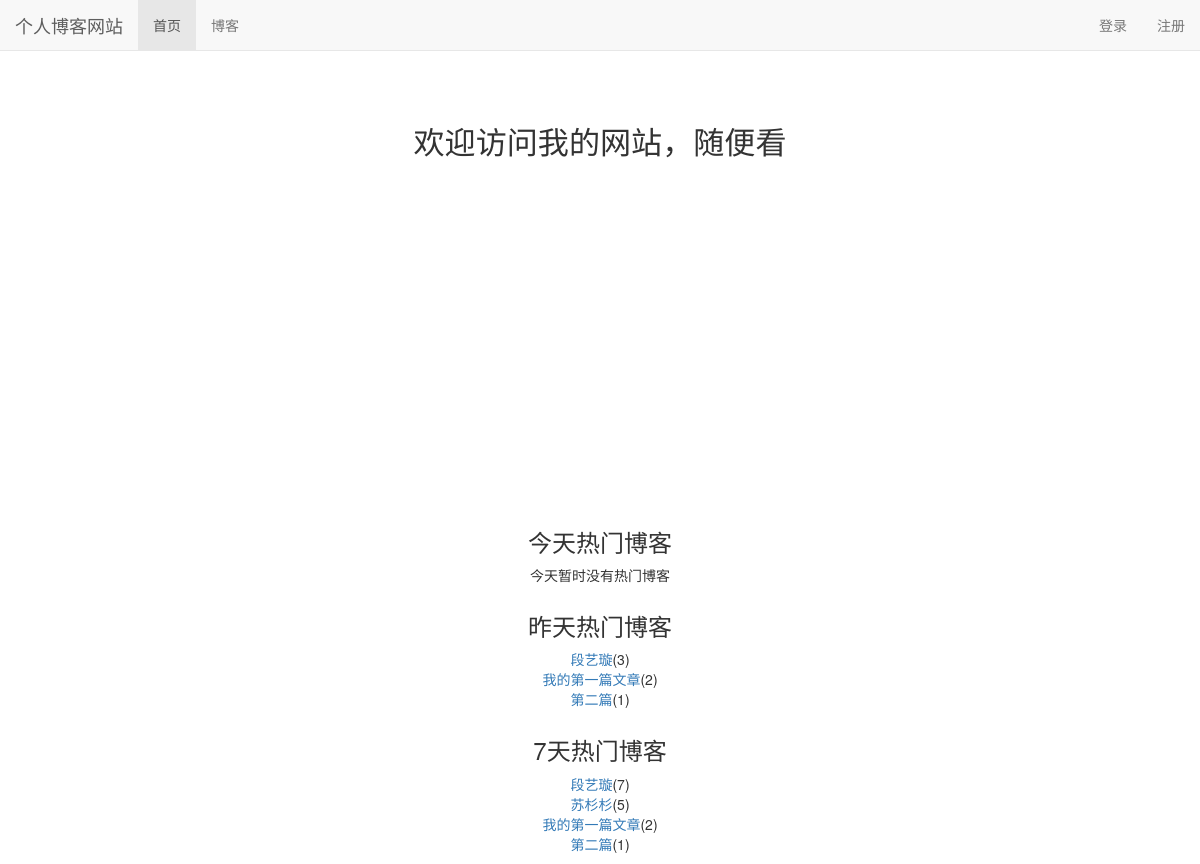
The page / on the database its author committed.
### blog/models.py (models this page shows, shortened)
class ReadDetail(models.Model):
    date = models.DateField(default=timezone.now)
    read_detail_num = models.IntegerField(default=0)
    blog = models.ForeignKey(Blog, on_delete=models.DO_NOTHING, related_name="read_detail_num")

class Blog(models.Model):
    title = models.CharField(max_length=50)
    blog_type = models.ForeignKey(BlogType, on_delete=models.DO_NOTHING)
    content = RichTextUploadingField()
    author = models.ForeignKey(User, on_delete=models.DO_NOTHING)
    created_time = models.DateTimeField(auto_now_add=True)
    last_updated_time = models.DateTimeField(auto_now=True)
    class Meta:
        ordering = ['-created_time']

### bili_tutorial/views.py (the view)
# urls.py: 2. Add a URL to urlpatterns:  path('', views.home, name='home')
def home(request):
    hot_blogs_for_7_days = cache.get("hot_blogs_for_7_days")
    if hot_blogs_for_7_days is None:
        hot_blogs_for_7_days = get_7_days_hot_data()
        cache.set("hot_blogs_for_7_days", hot_blogs_for_7_days, 3600)
    dates, read_nums = get_seven_days_read_data()
    context = {}
    context["dates"] = dates
    context['read_nums'] = read_nums
    context["today_hot_data"] = get_today_hot_data()
    context["yesterday_hot_data"] = get_yesterday_hot_data()
    context["hot_blogs_for_7_days"] = hot_blogs_for_7_days
    return render(request, 'home.html', context)

### bili_tutorial/views.py (called while the page is built)
def get_seven_days_read_data():
    today = timezone.now().date()
    read_nums = []
    dates = []
    for i in range(7, 0, -1):
        date = today - datetime.timedelta(days=i)
        dates.append(date.strftime("%m/%d"))
        read_details = ReadDetail.objects.filter(date=date)
        result = read_details.aggregate(read_num_sum=Sum('read_detail_num'))
        read_nums.append(result['read_num_sum'] or 0)
    return dates, read_nums

def get_today_hot_data():
    today = timezone.now().date()
    read_details = ReadDetail.objects.filter(date=today).order_by('-read_detail_num')
    return read_details[:7]

def get_yesterday_hot_data():
    today = timezone.now().date()
    yesterday = today - datetime.timedelta(days=1)
    read_details = ReadDetail.objects.filter(date=yesterday).order_by('-read_detail_num')
    return read_details[:7]

def get_7_days_hot_data():
    today = timezone.now().date()
    date = today - datetime.timedelta(days=7)
    read_details = Blog.objects\
                       .filter(read_detail_num__date__lt=today, read_detail_num__date__gte=date) \
                       .annotate(read_num_sum=Sum('read_detail_num__read_detail_num')) \
                       .order_by('-read_num_sum')
    return read_details[:7]

### templates/home.html (shortened to what this page needs)
{% extends 'base.html' %}
{% load staticfiles %}
{% block header_extends %}
    <link rel="stylesheet" href="{% static 'home.css' %}">
{% endblock %}
{% block nav_home_active %}active{% endblock %}
{% block content %}
    <h3 class="home-content">欢迎访问我的网站，随便看</h3>
    <div id="container"></div>
    <div class="hot-data">
        <h3>今天热门博客</h3>
        <ul>
            {% for hot_data in today_hot_data %}
                <li><a href="{% url 'blog_detail' hot_data.blog.pk %}">{{ hot_data.blog.title }}</a>({{ hot_data.read_detail_num }})</li>
            {% empty %}
                <li>今天暂时没有热门博客</li>
            {% endfor %}
        </ul>
    </div>
    <div class="hot-data">
        <h3>昨天热门博客</h3>
        <ul>
            {% for hot_data in yesterday_hot_data %}
                <li><a href="{% url 'blog_detail' hot_data.blog.pk %}">{{ hot_data.blog.title }}</a>({{ hot_data.read_detail_num }})</li>
            {% empty %}
                <li>昨天暂时没有热门博客</li>
            {% endfor %}
        </ul>
    </div>
    <div class="hot-data">
             <h3>7天热门博客</h3>
        <ul>
            {% for hot_blog in hot_blogs_for_7_days %}
                <li><a href="{% url 'blog_detail' hot_blog.pk %}">{{ hot_blog.title }}</a>({{ hot_blog.read_num_sum }})</li>
            {% empty %}
                <li>七天暂时没有热门博客</li>
            {% endfor %}
        </ul>
    </div>
{% endblock %}

### templates/base.html (shortened to what this page needs)
{% load staticfiles %}
<!DOCTYPE html>
<html lang="zh-CN">
<head>
    <link rel="stylesheet" href="{% static 'base.css' %}">
    <link rel="stylesheet" href="{% static 'bootstrap-3.3.7/css/bootstrap.min.css' %}">
    {% block header_extends %}{% endblock %}
</head>
<body>
<div class="navbar navbar-default navbar-fixed-top" role="navigation">
    <div class="container-fluid">
        <div class="navbar-header">
            <a class="navbar-brand" href="{% url 'home' %}">个人博客网站</a>
        </div>
        <div id="navbar-collapse" class="collapse navbar-collapse">
            <ul class="nav navbar-nav">
                <li class="{% block nav_home_active %}{% endblock %}">
                    <a href="{% url 'home' %}">首页</a>
                </li>
                <li class="{% block nav_blog_active %}{% endblock %}">
                    <a href="{% url 'blog_list' %}">博客</a>
                </li>
            </ul>
            <ul class="nav navbar-nav navbar-right">
                {% if user.is_authenticated %}
                    <li class="dropdown">
                        <a href="#" class="dropdown-toggle" data-toggle="dropdown" role="button" aria-haspopup="true"
                           aria-expanded="false">{{ user.username }} <span class="caret"></span></a>
                        <ul class="dropdown-menu">
                            <li><a href="{% url 'logout' %}?next={{ request.path }}">注销登录</a></li>
                            <li><a href="{% url "user_info" %}">个人资料</a></li>
                        </ul>
                    </li>
                {% else %}
                    <li><a href="{% url 'login' %}?next={{ request.path }}">登录</a></li>
                    <li><a href="#">注册</a></li>
                {% endif %}
            </ul>
        </div>
    </div>
</div>
{% block content %}{% endblock %}
</body>
</html>

### static/base.css (style rules this page uses)
* { margin: 0; padding: 0; }
body { margin-top: 70px!important; }
ul { list-style-type: none!important; }

### static/home.css (style rules this page uses)
h3.home-content { font-size: 222%; text-align: center; margin-top: 4em; margin-bottom: 2em; }
div#container { margin: 0 auto; height: 20em; min-width: 20em; max-width: 30em; }
div.hot-data { text-align: center; margin-top: 2em; }

### rows shown on the page
ReadDetail: blog "段艺璇", read_detail_num "3"
ReadDetail: blog "我的第一篇文章", read_detail_num "2"
ReadDetail: blog "第二篇", read_detail_num "1"
Blog: title "段艺璇", read_num_sum "7"
Blog: title "苏杉杉", read_num_sum "5"
Blog: title "我的第一篇文章", read_num_sum "2"
Blog: title "第二篇", read_num_sum "1"
